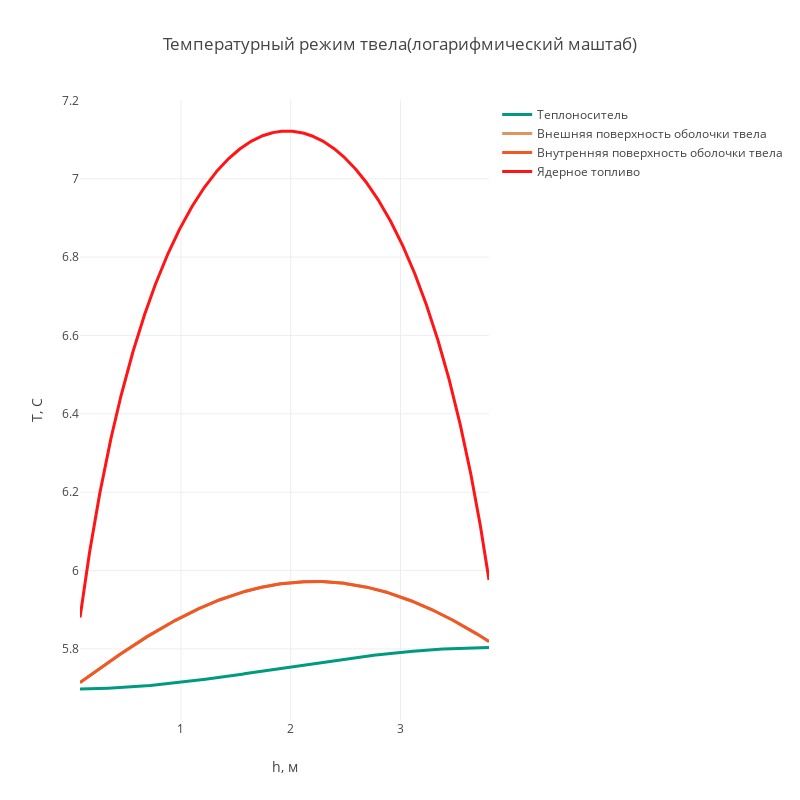

Here is the notebook cell this chart was saved with:
### Code cell
trace_Tt = Scatter(
    x = h,
    y = np.log(Tt),
    name = 'Теплоноситель',
    line = dict(
        color = ('rgb(0, 155, 127)'),
        width = 3
    )
)

trace_Tout = Scatter(
    x = h,
    y = np.log(Tw_out),
    name = 'Внешняя поверхность оболочки твела',
    line = dict(
        color = ('rgb(218, 150, 94)'),
        width = 3
    )
)

trace_Tin = Scatter(
    x = h,
    y = np.log(Tw_out),
    name = 'Внутренняя поверхность оболочки твела',
    line = dict(
        color = ('rgb(240, 88, 37)'),
        width = 3
    )
)

trace_Tfuel = Scatter(
    x = h,
    y = np.log(Tfuel),
    name = 'Ядерное топливо',
    line = dict(
        color = ('rgb(255, 21, 21)'),
        width = 3
    )
)

data = [trace_Tt, trace_Tout, trace_Tin, trace_Tfuel]

layout = dict(title='Температурный режим твела(логарифмический маштаб)',
              xaxis = dict(title = 'h, м'),
              yaxis = dict(title = 'Т, С'),
              autosize=False,
              width=800,
              height=800,
             )

fig = dict(data=data, layout=layout)
iplot(fig, filename='Температурный режим твела')

### Figure 1 — Plotly figure (JSON) as saved in the notebook; plotly's stock layout.template omitted (floating-point values rounded to 4 significant figures; data arrays with more than 128 entries replaced by an {"elided": "..."} marker saying what was removed)
{"data": [{"line": {"color": "rgb(0, 155, 127)", "width": 3}, "name": "Теплоноситель", "type": "scatter", "x": {"elided": "1000 float values"}, "y": {"elided": "1000 float values"}}, {"line": {"color": "rgb(218, 150, 94)", "width": 3}, "name": "Внешняя поверхность оболочки твела", "type": "scatter", "x": {"elided": "1000 float values"}, "y": {"elided": "1000 float values"}}, {"line": {"color": "rgb(240, 88, 37)", "width": 3}, "name": "Внутренняя поверхность оболочки твела", "type": "scatter", "x": {"elided": "1000 float values"}, "y": {"elided": "1000 float values"}}, {"line": {"color": "rgb(255, 21, 21)", "width": 3}, "name": "Ядерное топливо", "type": "scatter", "x": {"elided": "1000 float values"}, "y": {"elided": "1000 float values"}}], "layout": {"autosize": false, "height": 800, "title": "Температурный режим твела(логарифмический маштаб)", "width": 800, "xaxis": {"title": "h, м"}, "yaxis": {"title": "Т, С"}}}
